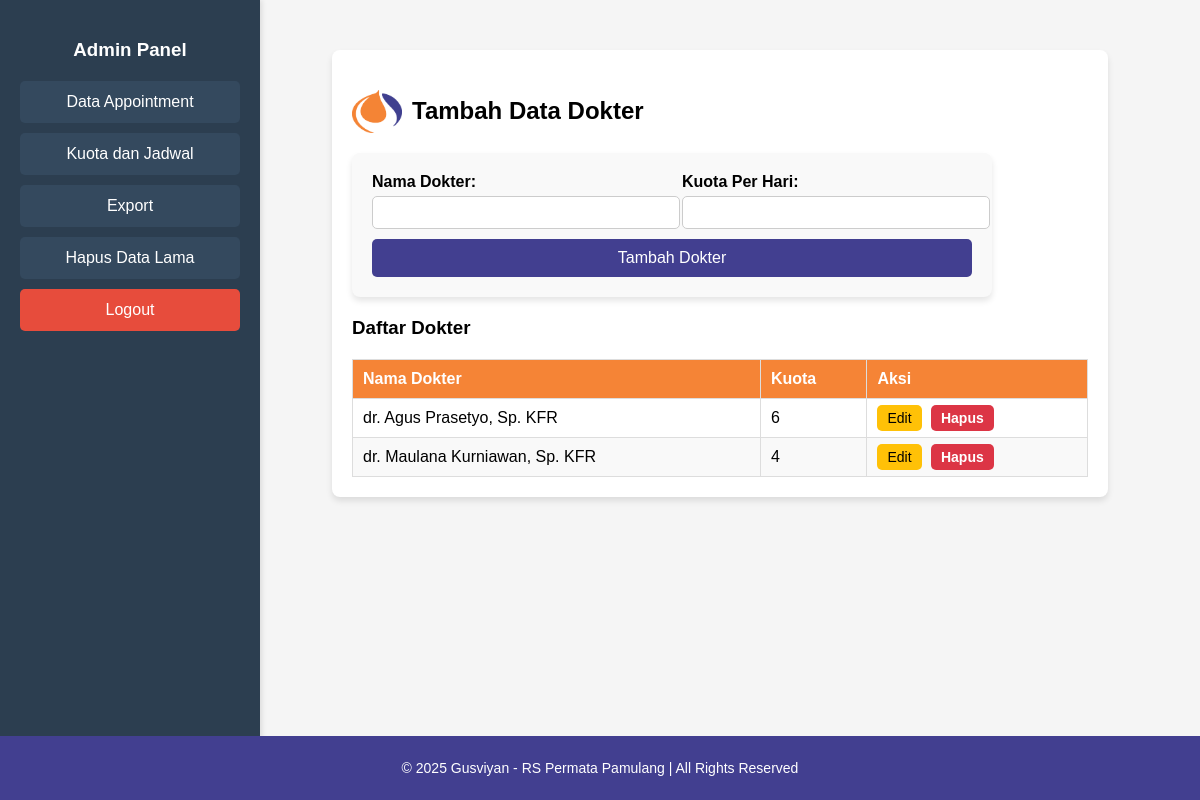
The page /admin/tambah_dokter.php (signed in) on the database as committed earlier.
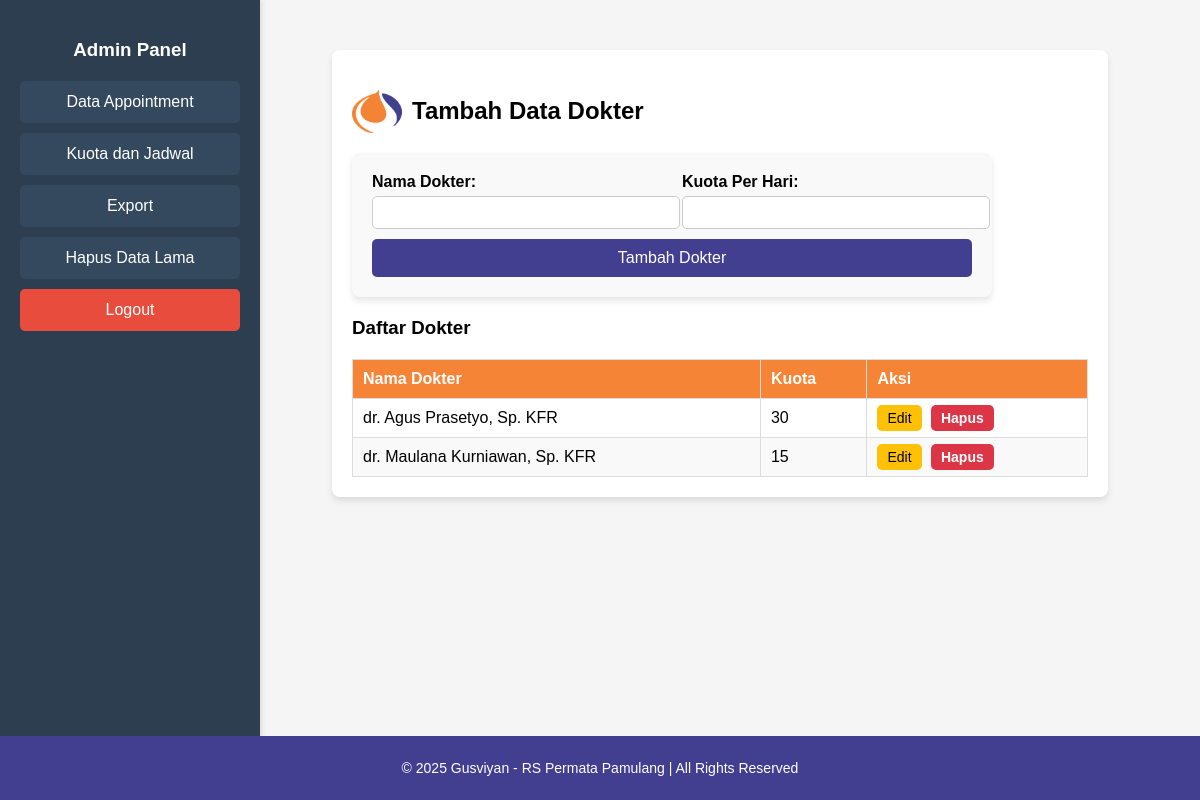
The same page on the database as committed later.
### tables this page shows
CREATE TABLE `dokter_kuota` (
  `id` int(11) NOT NULL,
  `dokter` varchar(100) NOT NULL,
  `kuota` int(11) NOT NULL DEFAULT 1
);

### admin/tambah_dokter.php (the view, shortened to what this page needs)
<?php
require '../koneksi.php';
$query = "SELECT * FROM dokter_kuota ORDER BY dokter ASC";
$result = $conn->query($query);
?>
<!DOCTYPE html>
<html lang="id">
<head>
    <link rel="stylesheet" href="style.css">
</head>
<body>
<div class="sidebar">
    <h3>Admin Panel</h3>
    <a href="index.php" class="sidebar-btn">Data Appointment</a>
    <a href="kuota.php" class="sidebar-btn">Kuota dan Jadwal</a>
    <a href="export.php" class="sidebar-btn">Export</a>
    <a href="delete.php" class="sidebar-btn">Hapus Data Lama</a>
    <a href="logout.php" class="sidebar-btn logout-btn">Logout</a>
</div>
<div class="main-content">
    <div class="container">
        <h2>
            <img src="logo.png" alt="Logo" class="logo">
            Tambah Data Dokter
        </h2>
        <div class="form-container">
            <form method="POST">
                <div class="form-row">
                    <div class="form-group">
                        <label>Nama Dokter:</label>
                        <input type="text" name="nama_dokter" required>
                    </div>
                    <div class="form-group">
                        <label>Kuota Per Hari:</label>
                        <input type="number" name="kuota" min="1" required>
                    </div>
                </div>
                <button type="submit" name="tambah_dokter" class="btn-primary">Tambah Dokter</button>
            </form>
        </div>
        <h3>Daftar Dokter</h3>
        <table>
            <thead>
                <tr>
                    <th>Nama Dokter</th>
                    <th>Kuota</th>
                    <th>Aksi</th>
                </tr>
            </thead>
            <tbody>
                <?php while ($row = $result->fetch_assoc()): ?>
                <tr>
                    <td><?= htmlspecialchars($row['dokter']); ?></td>
                    <td><?= htmlspecialchars($row['kuota']); ?></td>
                    <td>
                    <a href="edit_dokter.php?id=<?= $row['id']; ?>" class="edit-btn">Edit</a>
                    <a href="tambah_dokter.php?hapus=<?= $row['id']; ?>" class="delete-btn" onclick="return confirm('Hapus dokter ini?')">Hapus</a>
                    </td>
                </tr>
                <?php endwhile; ?>
            </tbody>
        </table>
    </div>
</div>
<footer class="footer">
<p>&copy; 2025 Gusviyan - RS Permata Pamulang | All Rights Reserved</p>
</footer>
</body>
</html>

Rows that differ between the two databases and show on the page:
changed dokter_kuota "dr. Agus Prasetyo, Sp. KFR": kuota "6" → "30"
changed dokter_kuota "dr. Maulana Kurniawan, Sp. KFR": kuota "4" → "15"
